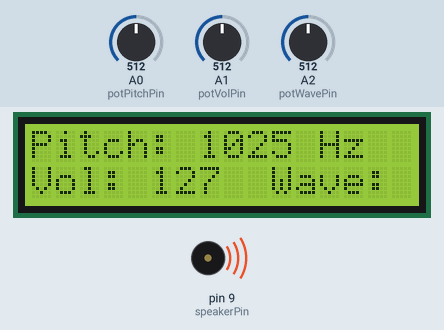
A sketch run on a simulated Arduino Uno, built with avr-gcc and run on an emulated ATmega328P. Parts: 16×2 character LCD, buzzer (waves = sounding). The test bench sets the inputs (shaded band); at power-on: A1 (potVolPin) = 512, A2 (potWavePin) = 512, A0 (potPitchPin) = 512.

Above: at 3.2 s.
3.3 s: A1 (potVolPin) set to 438
At 3.9 s:
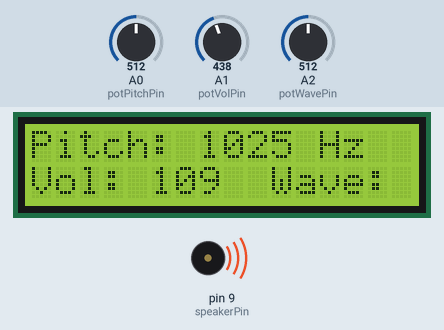
4.8 s: A1 (potVolPin) set to 417
At 5.34 s:
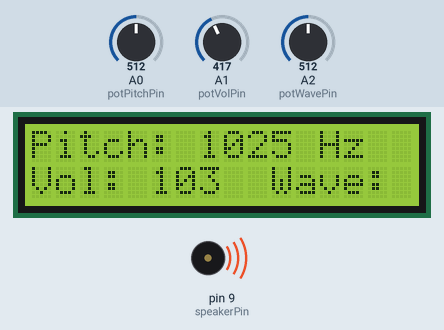
7.8 s: A1 (potVolPin) set to 122
At 8.01 s:
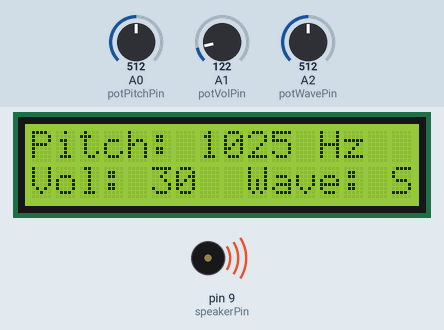
9.6 s: A2 (potWavePin) set to 1007
11.1 s: A2 (potWavePin) set to 1023
At 12.0 s:
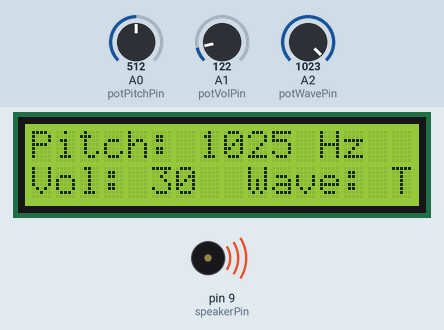
12.6 s: A1 (potVolPin) set to 43
At 13.8 s:
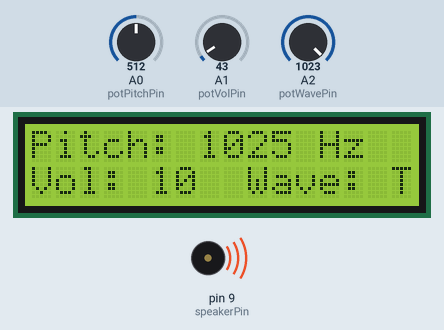
14.1 s: A1 (potVolPin) set to 38
At 15.5 s:
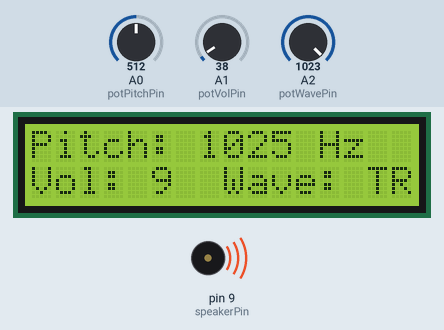
Timing chart, 0 to 16.6 s (numbered marks = the images above; inputs shaded):
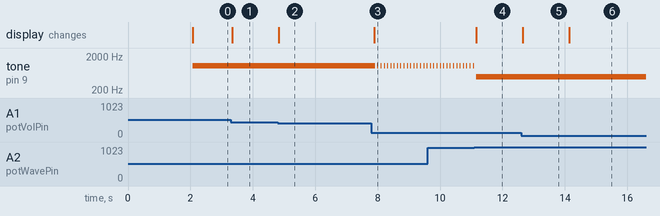

Measured:
- the behaviour switches between 1022 and 1023 on A2 (potWavePin) (found by bisection; images 3 and 4)
- the behaviour switches between 41 and 40 on A1 (potVolPin) (found by bisection; images 5 and 6)
- after the input at 3.3 s, the display: changes at once (image 1)
- after the input at 4.8 s, the display: changes at once (image 2)
- after the input at 7.8 s, tone on pin 9 (speakerPin): alternates 1025 Hz for 0.03 s and silent for 0.08 s, starting after 0.12 s; the display: changes after 0.09 s (image 3)
- after the input at 11.1 s, the display: changes after 0.07 s (image 4)
- after the input at 12.6 s, the display: changes after 0.05 s (image 5)
- after the input at 14.1 s, the display: changes at once (image 6)

The sketch:

synthesizer.ino
```cpp
#include <LiquidCrystal.h>

// Initialize the LCD (RS, E, D4, D5, D6, D7)
LiquidCrystal lcd(12, 11, 5, 4, 3, 2);

const int potPitchPin = A0;  // Potentiometer for pitch
const int potVolPin = A1;    // Potentiometer for volume
const int potWavePin = A2;   // Potentiometer for waveform selection
const int speakerPin = 9;    // Speaker output pin

int pitch = 440;             // Default pitch (Hz)
int volume = 128;            // Default volume (PWM level)
String waveform = "SIN";     // Default waveform type

void setup() {
  lcd.begin(16, 2); // Initialize the LCD for 16x2 characters
  lcd.print("Mini Synth Ready"); // Display a welcome message
  delay(2000); // Wait for 2 seconds
  lcd.clear();
}

void loop() {
  // 1. Read potentiometer values
  int pitchValue = analogRead(potPitchPin);
  int volumeValue = analogRead(potVolPin);
  int waveformValue = analogRead(potWavePin);

  // 2. Map values to desired ranges
  pitch = map(pitchValue, 0, 1023, 50, 2000);     // Map pitch to 50 Hz - 2000 Hz
  volume = map(volumeValue, 0, 1023, 0, 255);     // Map volume to 0 - 255
  int waveType = map(waveformValue, 0, 1023, 0, 2); // Map waveform: 0=Sine, 1=Square, 2=Triangle

  // 3. Select waveform type and generate sound
  if (waveType == 0) {
    waveform = "SIN";  // Display "SIN" for Sine wave
    generateSineWave(pitch, volume);
  } else if (waveType == 1) {
    waveform = "SQR";   // Display "SQR" for Square wave
    generateSquareWave(pitch, volume);
  } else if (waveType == 2) {
    waveform = "TRI";  // Display "TRI" for Triangle wave
    generateTriangleWave(pitch, volume);
  }

  // 4. Update LCD display
  lcd.setCursor(0, 0); // Set cursor to the first row
  lcd.print("Pitch: ");
  lcd.print(pitch);
  lcd.print(" Hz   "); // Ensure the text fits the display

  lcd.setCursor(0, 1); // Set cursor to the second row
  lcd.print("Vol: ");
  lcd.print(volume);
  lcd.print("  Wave: ");
  lcd.print(waveform);

  delay(100); // Small delay to stabilize updates
}

void generateSineWave(int frequency, int amplitude) {
  int period = 1000000 / frequency;
  int halfPeriod = period / 2;
  for (int i = 0; i < amplitude; i++) {
    digitalWrite(speakerPin, HIGH);
    delayMicroseconds(halfPeriod);
    digitalWrite(speakerPin, LOW);
    delayMicroseconds(halfPeriod);
  }
}

void generateSquareWave(int frequency, int amplitude) {
  tone(speakerPin, frequency, amplitude);
  delay(1000 / frequency); // Adjust duration to match frequency
}

void generateTriangleWave(int frequency, int amplitude) {
  int period = 1000000 / frequency;
  int halfPeriod = period / 2;
  for (int i = 0; i < amplitude; i++) {
    analogWrite(speakerPin, i); // Ramp up
    delayMicroseconds(halfPeriod / 255);
  }
  for (int i = amplitude; i > 0; i--) {
    analogWrite(speakerPin, i); // Ramp down
    delayMicroseconds(halfPeriod / 255);
  }
}
```
